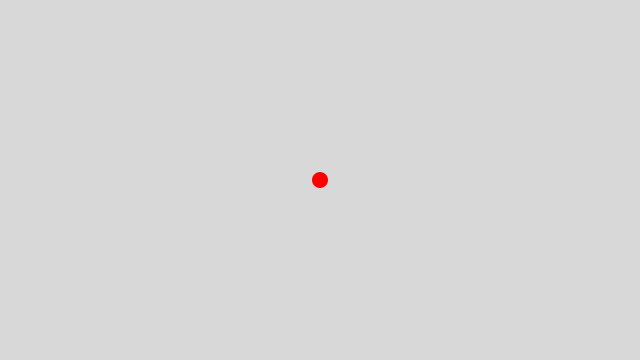
Frame 1 (no input)
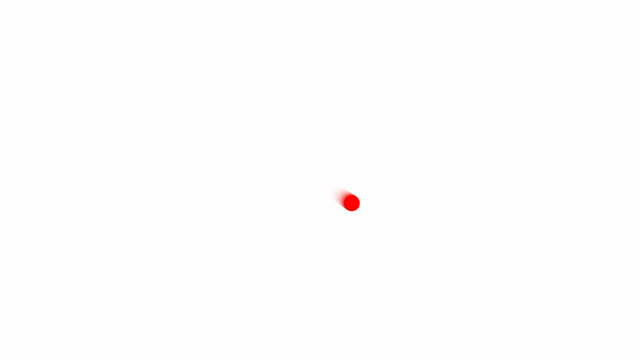
Frame 60 (the mouse pressed at the canvas centre just before this capture)
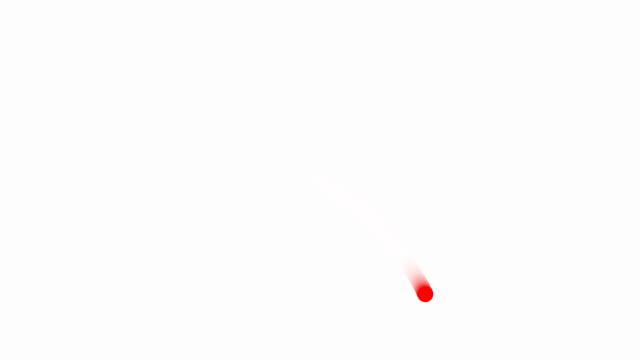
Frame 120 (the mouse held since frame 60 and released just before this capture)

The Processing sketch that drew these frames (run headless with seeded random() and noise(); from frame 60 on, the mouse is pressed at the canvas centre):

// Processing sketch: Nature_Of_Code_EX_1_6
// ── Nature_Of_Code_EX_1_6.pde
// ベクトル運動：速度
Mover mover;

void setup() {
  size(640, 360);
  mover = new Mover();
}

void draw() {
  //background(255);
  noStroke();
  fill(255, 60);
  rect(0,0,width,height);
  mover.update();
  mover.checkEdges();
  mover.display();
}

// 移動オブジェクトクラス
class Mover {
  PVector location;
  PVector velocity;
  PVector acceleration;
  PVector noiseOff;
  float topSpeed;
  
  Mover() {
    // 描写位置と速度の初期値を設定
    location = new PVector(width / 2, height / 2);
    velocity = new PVector();
    acceleration = new PVector();
    noiseOff = new PVector(random(1000), random(1000));
    topSpeed = 10;
  }
  
  void update() {
    // 加速度、加速度の上限
    acceleration.x = map(noise(noiseOff.x), 0, 1, -1, 1);
    acceleration.y = map(noise(noiseOff.y), 0, 1, -1, 1);
    acceleration.mult(0.1);
    noiseOff.add(0.01, 0.01, 0);
    
    // 速度に加速度を加算
    velocity.add(acceleration);
    // 速度の上限を設定
    velocity.limit(topSpeed);
    // 現在位置に速度分の移動を加算
    location.add(velocity);
  }
  
  void display() {
    noStroke();
    fill(255, 0, 0);
    ellipse(location.x, location.y, 16, 16);
  } 

  // ウィンドウ端に到達したかのチェック
  void checkEdges() {
    if (location.x > width) {
      location.x = 0;
    } else if (location.x < 0) {
      location.x = width;
    }

    if (location.y > height) {
      location.y = 0;
    } else if (location.y < 0) {
      location.y = height;
    }
  }
}
